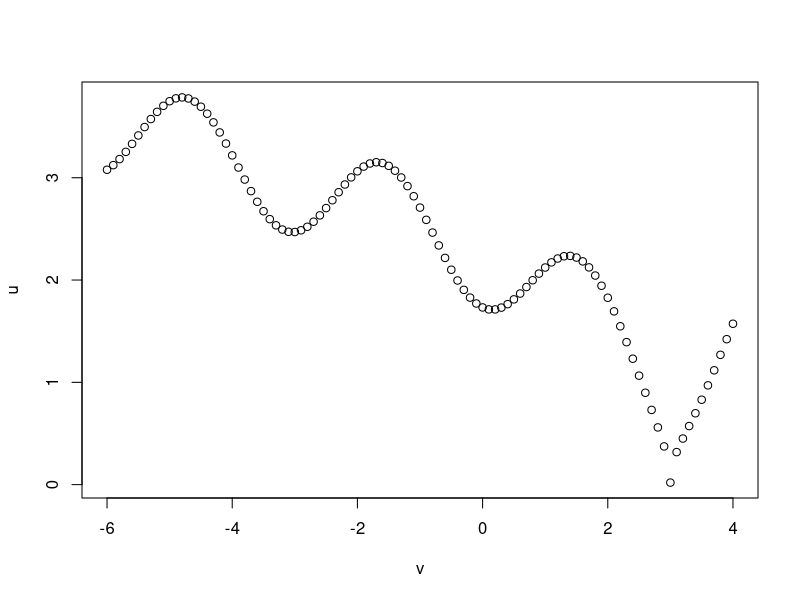
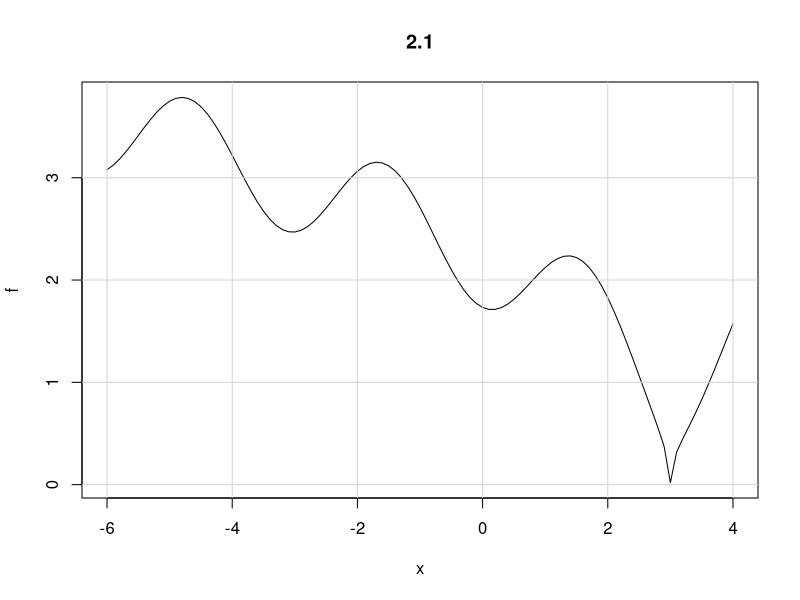

Generate these figures, in order, with R: (Note: this script raises an error after producing the figures.)
## nom du fichier 
## qui la créé
## Description 
## Date

## Exercice 1 ####
is.integer(2) #typé par défaut en double
is.integer(2L)

if(sqrt(2) * sqrt(2) != 2) print("what ?!") ## on peut modifier en mettant un seuil 

if(0.1 + 0.2 == 0.3) print("result is ok") ## pas l'arrondis dans le système décimale mais dans le système binaire
#On va tronquer le système binaire 

#en binaire 0.1 est périodique

if(0.1 + 0.2 != 0.3) print("no way !!!!")

## Exercice 2 ####
# 1.
# f(x)=sin(x)²+ sqrt(|x−3|)
f <- function(x) sin(x) ^ 2 + sqrt(abs(x-3))

# 2. 
v = seq(-6, 4, by = 0.1)
print(v)
u <- f(v)
print(u)
#plot
plot(v,u)
plot(f, from = -6, to = 4, main = "2.1")
#on peut utiliser curve aussi
#xlim = from et to 
#lwd = largeur
grid(lty = 1)#rajoute une grille

# 3.
integrate(f, lower=-6, upper=4)
#fonctionne par intégration numérique
#erreur bornée en fonction de l'écartement entre deux points dans la grille

#4. 
mn <- optimise(f, c(-6,4))
mx <- optimise(f, c(-6,4), maximum = TRUE)
#min(f(-6:4)) optimisation sur des valeurs discrètes
#avec optimise vraie opti sur l'intervalle de val continue. 
mx2 <- optimise(-f, c(-6,4))
#si optimise est convexe alors ça fonctionne 
#pour trouver le max de f(x) = min -f(x)

## Exercice 3 ####
#1. 

simuData <- function(x) {
  set.seed(20)
  runif(x)
}
#simuData(3)

#2. 
#perte(s, y, p)
data <- simuData(10)
pertes <- function(s, y=data, p=2) {(sum(abs(s - y)^p))^(1/p)}
pertes(2)
h <- Vectorize(pertes)
curve(h, 0, 10)
#pertes(2, simuData(300), 2)

#3. 
#vect_p = c(1,2,5,1/2)
argmin_p <- optimise(pertes, c(0,10), s=1, p=2)
#optimise(f, interval, parameters à fournir à f, lower, upper, ...)
#https://www.rdocumentation.org/packages/stats/versions/3.6.2/topics/optimize
print(argmin_p)

#3. correction
y <- simuData(20)

for(p in c(1,2,5,1/2)) {
  print(paste("Begin computation for p = ", p))
  print(optimise(f=perte, interval = range(y), y=y, p=p))
}


ps <- c(1,2,5,1/2)
lps <- length(ps)
results <- data.frame(p = numerics(lps), 
                      minimum = numerics(lps),
                      objective = numerics(lps))

#correction erreur avec le prof 

# x* pour le minimum 
# f(x*) => fonction objective => focntion qu'on cherche 

#identical permet de comparer deux vecteurs

#chronométrage
system.time(f2simple(xtest)) #pd car les fonctions sont trop rapides
system.time(f2renv(xtest))
#replicate pour répliquer un appel, on va faire une centaine d'appe pour comparer les temsp d'éxécution des fonctons

#Solution : utiliser microbenchmarking (avec répliques)
#library(microbenchmark)
#library(ggplot2)
#affiche un tableau avec les perf
#affiche un res graphique avec ggplot2

#estimateur à noyau
# barystogramme 

# un = est en fait une fonction '=(f,sin(x)^2+sqrt(abs(x-3))')
# tous les opérateurs sont des fonctions en fait

## Exercices additionnels ####


